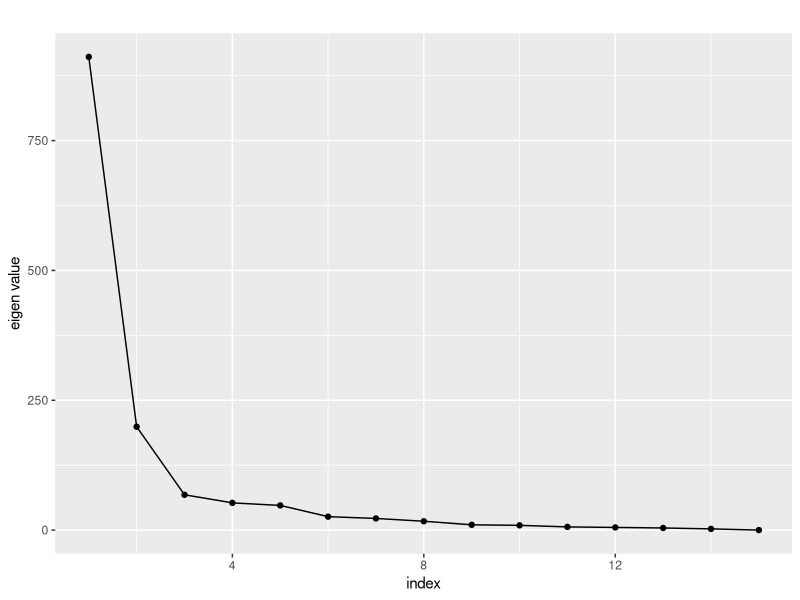
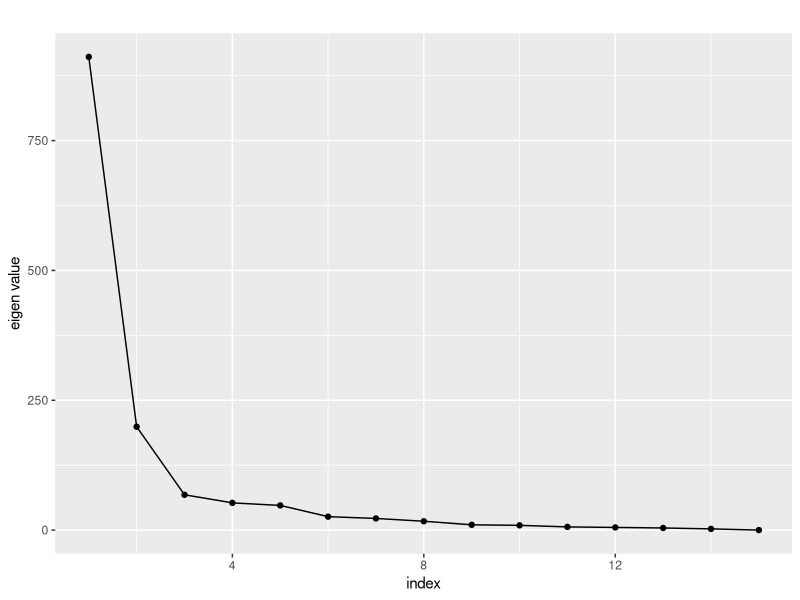

The R source for these figures, in order:
require(MASS)
require(ggplot2)

# change working directory
frame_files <- lapply(sys.frames(), function(x) x$ofile)
frame_files <- Filter(Negate(is.null), frame_files)
setwd(dirname(frame_files[[length(frame_files)]]))

cc <- c("Min.Price", "Price", "Max.Price", "MPG.city", "MPG.highway", "EngineSize",
 "Horsepower", "RPM", "Rev.per.mile", "Fuel.tank.capacity","Length", "Wheelbase",
 "Width", "Turn.circle", "Weight")

mask <- is.element(colnames(Cars93), cc)
head(Cars93[,mask])
# Min.Price Price Max.Price MPG.city MPG.highway EngineSize Horsepower  RPM Rev.per.mile
# 1      12.9  15.9      18.8       25          31        1.8        140 6300         2890
# 2      29.2  33.9      38.7       18          25        3.2        200 5500         2335
# 3      25.9  29.1      32.3       20          26        2.8        172 5500         2280
# 4      30.8  37.7      44.6       19          26        2.8        172 5500         2535
# 5      23.7  30.0      36.2       22          30        3.5        208 5700         2545
# 6      14.2  15.7      17.3       22          31        2.2        110 5200         2565
# Fuel.tank.capacity Length Wheelbase Width Turn.circle Weight
# 1               13.2    177       102    68          37   2705
# 2               18.0    195       115    71          38   3560
# 3               16.9    180       102    67          37   3375
# 4               21.1    193       106    70          37   3405
# 5               21.1    186       109    69          39   3640
# 6               16.4    189       105    69          41   2880

Xc <- t(scale(Cars93[,mask])) # centralized
colnames(Xc) <- t(Cars93[,"Make"]) # car type
S <- Xc %*% t(Xc) #
evd <- eigen(S) # eigenvalue decomposition

d <- data.frame(x=c(1:15), y=evd$values)
p <- ggplot(d,
      aes(
        x=x,
        y=y
      )
    )
p <- p + geom_point() + geom_line() + labs(title="", x="index", y="eigen value")
plot(p)
ggsave("./img/PCA.png", p)

m <- 2
x2 <- t(evd$vectors[,1:m]) %*% Xc
a1 <- colSums(Xc*Xc) - colSums(x2*x2) # calculate anomalies

print(a1[order(a1, decreasing=T)[1:6]])
# Chevrolet Corvette        Honda Civic          Geo Metro Mercedes-Benz 300E
#          13.595830          11.829742          11.156367          10.586025
# Volkswagen Eurovan      Dodge Stealth
#           9.971148           8.727322

G <- t(Xc) %*% Xc # Gram matrix
evd <- eigen(G)
Lam_12 <- diag(evd$values[1:m]^{-1/2})
xx2 <- Lam_12 %*% t(evd$vectors[,1:m]) %*% t(Xc) %*% Xc # normal
aa1 <- colSums(Xc*Xc) - colSums(xx2*xx2) # calculate anomalies

print(a1[order(a1, decreasing=T)[1:3]])
# Chevrolet Corvette        Honda Civic          Geo Metro
#           13.59583           11.82974           11.15637
